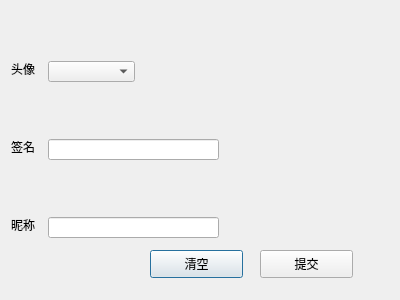
<?xml version="1.0" encoding="UTF-8"?>
<ui version="4.0">
 <class>set_user</class>
 <widget class="QDialog" name="set_user">
  <property name="geometry">
   <rect>
    <x>0</x>
    <y>0</y>
    <width>400</width>
    <height>300</height>
   </rect>
  </property>
  <property name="windowTitle">
   <string>Dialog</string>
  </property>
  <widget class="QComboBox" name="cbx_icon">
   <property name="geometry">
    <rect>
     <x>48</x>
     <y>61</y>
     <width>87</width>
     <height>21</height>
    </rect>
   </property>
   <property name="iconSize">
    <size>
     <width>60</width>
     <height>60</height>
    </size>
   </property>
  </widget>
  <widget class="QLabel" name="lb_picture">
   <property name="geometry">
    <rect>
     <x>11</x>
     <y>61</y>
     <width>30</width>
     <height>16</height>
    </rect>
   </property>
   <property name="text">
    <string>头像</string>
   </property>
  </widget>
  <widget class="QLabel" name="lb_signature">
   <property name="geometry">
    <rect>
     <x>11</x>
     <y>139</y>
     <width>30</width>
     <height>16</height>
    </rect>
   </property>
   <property name="text">
    <string>签名</string>
   </property>
  </widget>
  <widget class="QLineEdit" name="le_signature">
   <property name="geometry">
    <rect>
     <x>48</x>
     <y>139</y>
     <width>171</width>
     <height>21</height>
    </rect>
   </property>
  </widget>
  <widget class="QLabel" name="lb_name">
   <property name="geometry">
    <rect>
     <x>11</x>
     <y>217</y>
     <width>30</width>
     <height>16</height>
    </rect>
   </property>
   <property name="text">
    <string>昵称</string>
   </property>
  </widget>
  <widget class="QLineEdit" name="le_name">
   <property name="geometry">
    <rect>
     <x>48</x>
     <y>217</y>
     <width>171</width>
     <height>21</height>
    </rect>
   </property>
  </widget>
  <widget class="QPushButton" name="pb_clear">
   <property name="geometry">
    <rect>
     <x>150</x>
     <y>250</y>
     <width>93</width>
     <height>28</height>
    </rect>
   </property>
   <property name="text">
    <string>清空</string>
   </property>
  </widget>
  <widget class="QPushButton" name="pb_emit">
   <property name="geometry">
    <rect>
     <x>260</x>
     <y>250</y>
     <width>93</width>
     <height>28</height>
    </rect>
   </property>
   <property name="text">
    <string>提交</string>
   </property>
  </widget>
 </widget>
 <resources/>
 <connections/>
</ui>
